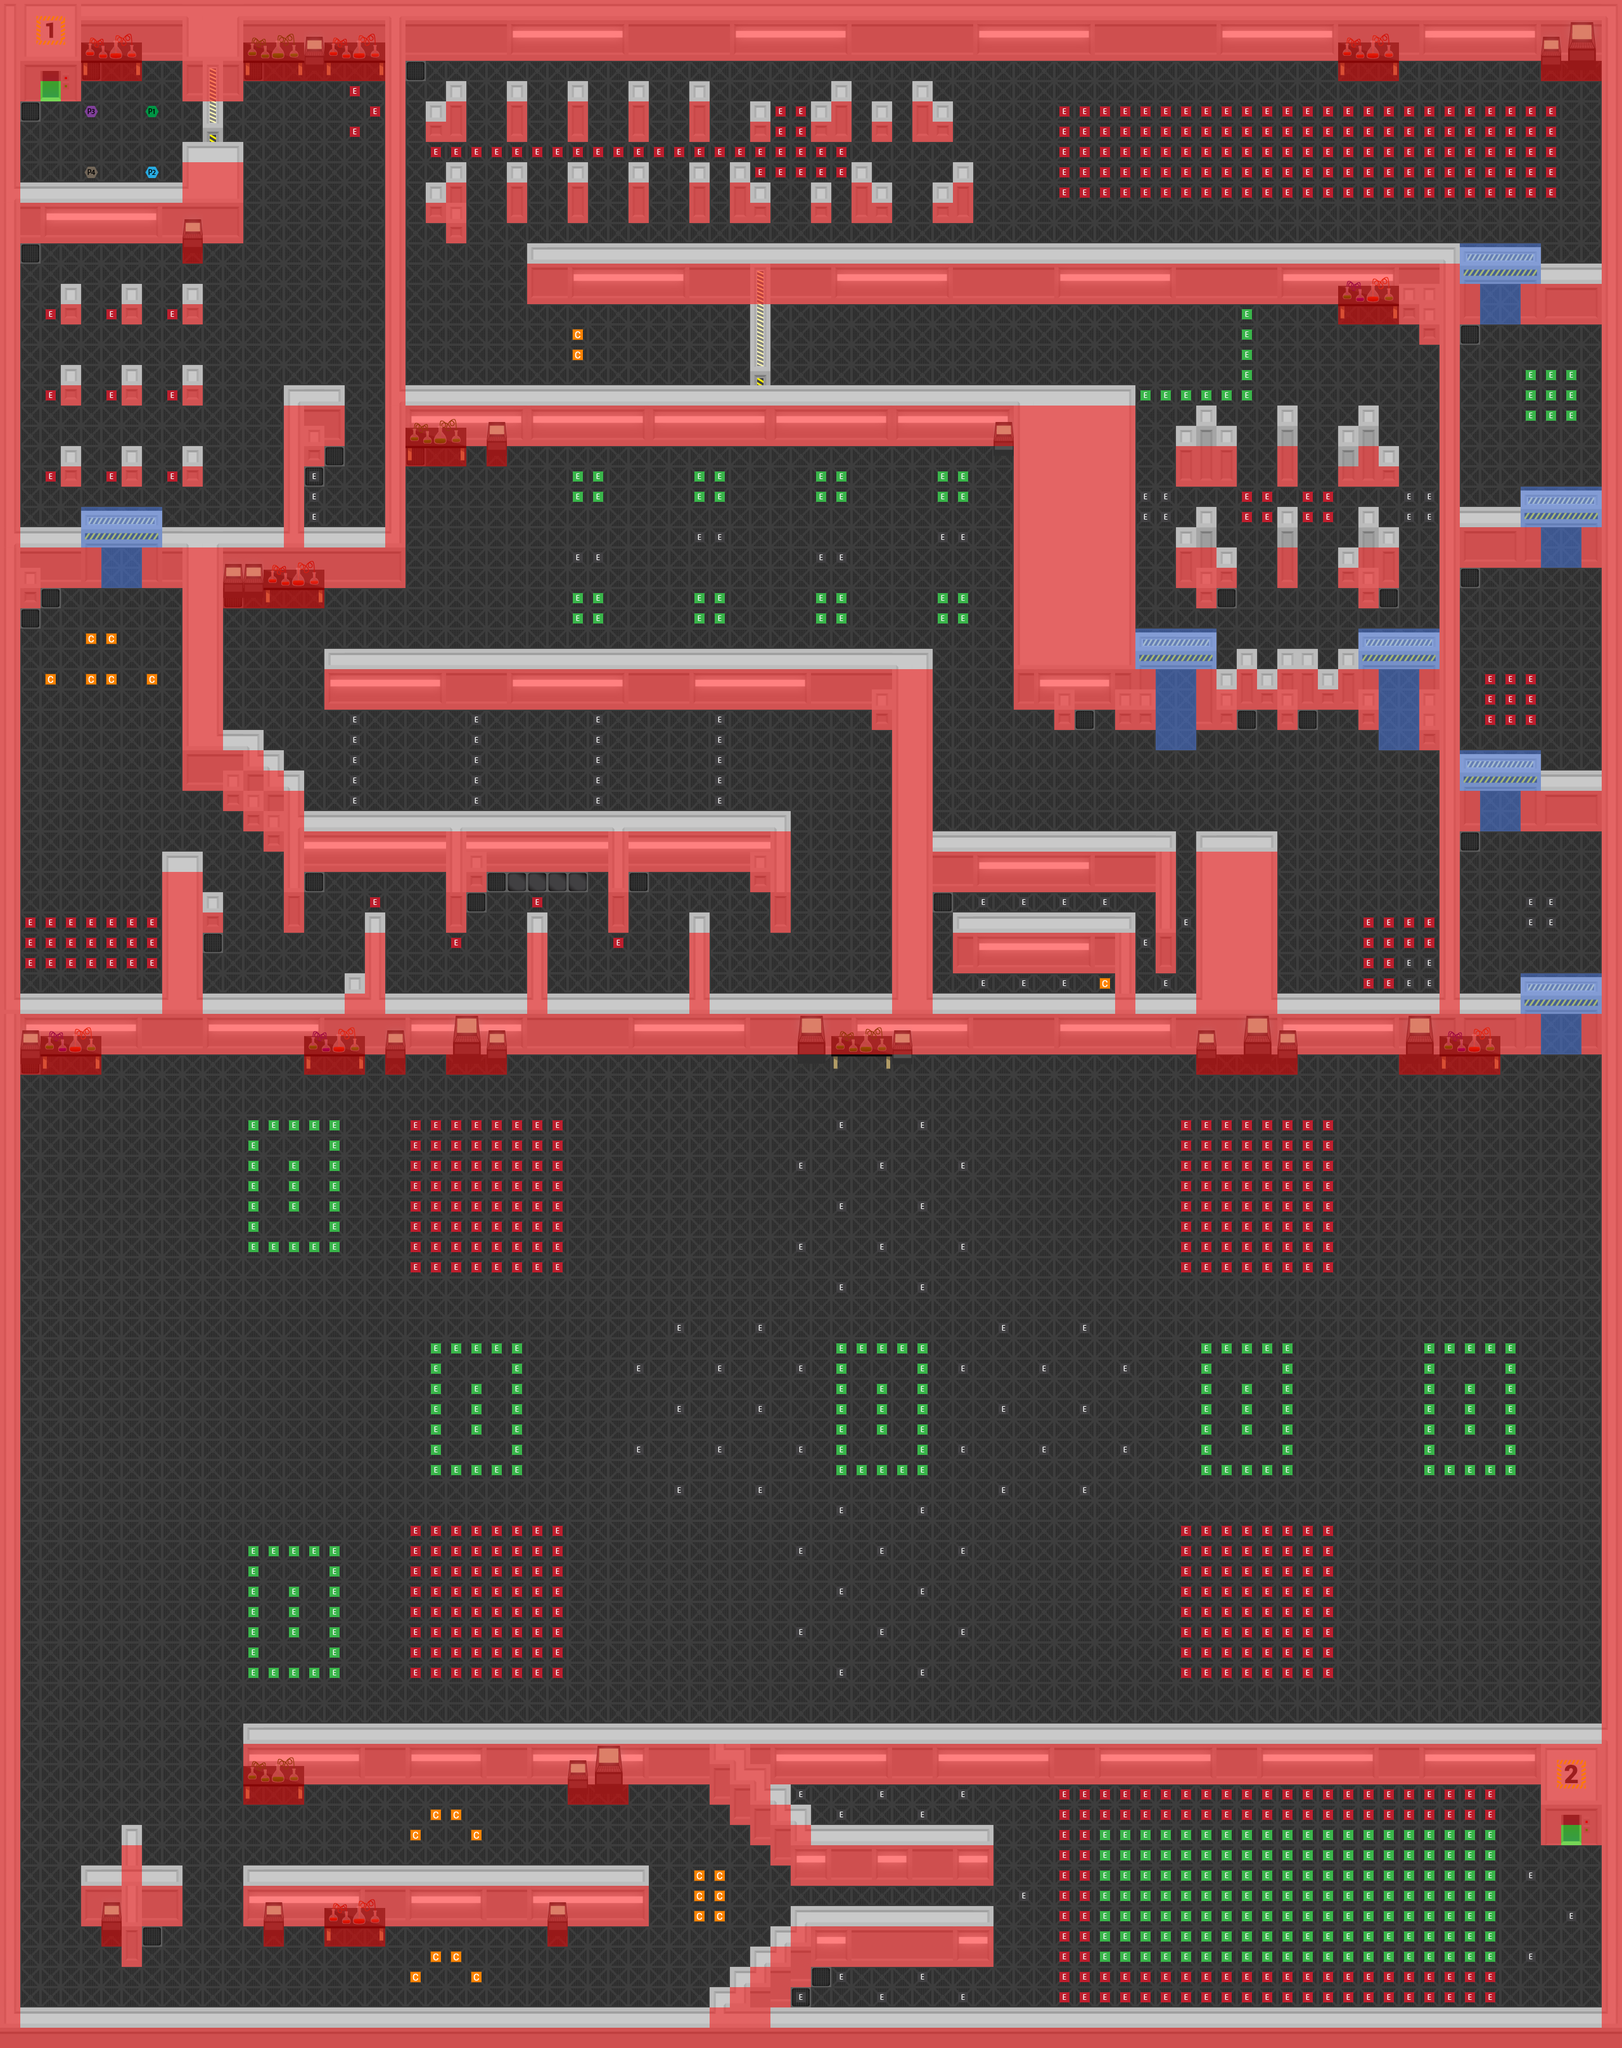

A 2D game scene composited from a Tiled map and its tileset images. What follows is a short description and the map's XML, with each tile layer's data collapsed to a summary:
An orthogonal 80x101 tile map with 32x32 px tiles, 7 tile layers (Floor, Walls, Shadow, props, ...), 4 tilesets and 2 objects (room-2, room-1).

<map version="1.0" orientation="orthogonal" renderorder="right-down" width="80" height="101" tilewidth="32" tileheight="32">
 <properties>
  <property name="music" value="music/Escape_From_the_Lab_BG_Music_Loop_Jasmine.mp3" />
 </properties>
 <tileset firstgid="1" name="terrain" tilewidth="32" tileheight="32">
  <image source="../tilesets/terrain.png" width="600" height="600" />
 </tileset>
 <tileset firstgid="325" name="meta" tilewidth="32" tileheight="32">
  <image source="../sprites/meta.png" width="192" height="128" />
  <tile id="0">
   <properties>
    <property name="spawn" value="player-1" />
   </properties>
  </tile>
  <tile id="1">
   <properties>
    <property name="spawn" value="player-2" />
   </properties>
  </tile>
  <tile id="2">
   <properties>
    <property name="spawn" value="player-3" />
   </properties>
  </tile>
  <tile id="3">
   <properties>
    <property name="spawn" value="player-4" />
   </properties>
  </tile>
  <tile id="4">
   <properties>
    <property name="spawn" value="spider" />
   </properties>
  </tile>
  <tile id="5">
   <properties>
    <property name="spawn" value="robot" />
   </properties>
  </tile>
  <tile id="6">
   <properties>
    <property name="spawn" value="spider" />
   </properties>
  </tile>
  <tile id="7">
   <properties>
    <property name="spawn" value="robot" />
   </properties>
  </tile>
  <tile id="8">
   <properties>
    <property name="spawn" value="slime" />
   </properties>
  </tile>
  <tile id="12">
   <properties>
    <property name="spawn" value="crate" />
   </properties>
  </tile>
 </tileset>
 <tileset firstgid="349" name="collisions" tilewidth="32" tileheight="32">
  <image source="../tilesets/collisions.png" width="128" height="128" />
  <tile id="4">
   <properties>
    <property name="collide" value="trigger" />
   </properties>
  </tile>
  <tile id="5">
   <properties>
    <property name="collide" value="solid" />
   </properties>
  </tile>
  <tile id="6">
   <properties>
    <property name="collide" value="solid" />
   </properties>
  </tile>
  <tile id="7">
   <properties>
    <property name="collide" value="exit" />
    <property name="next" value="maps/level-2.tmx" />
   </properties>
  </tile>
  <tile id="8">
   <properties>
    <property name="collide" value="trigger" />
   </properties>
  </tile>
  <tile id="9">
   <properties>
    <property name="collide" value="solid" />
   </properties>
  </tile>
  <tile id="10">
   <properties>
    <property name="collide" value="solid" />
   </properties>
  </tile>
  <tile id="11">
   <properties>
    <property name="collide" value="exit" />
    <property name="next" value="maps/level-3.tmx" />
   </properties>
  </tile>
 </tileset>
 <tileset firstgid="365" name="tilemap-set-peices-01" tilewidth="32" tileheight="32">
  <image source="../tilesets/tilemap-set-peices-01.png" width="600" height="600" />
 </tileset>
 <layer name="Floor" width="80" height="101">
  <data>[8080 cells, 8000 non-empty, 4 distinct tile ids]</data>
 </layer>
 <layer name="Walls" width="80" height="101">
  <data>[8080 cells, 2356 non-empty, 129 distinct tile ids]</data>
 </layer>
 <layer name="Shadow" width="80" height="101">
  <data>[8080 cells, 795 non-empty, 9 distinct tile ids]</data>
 </layer>
 <layer name="props" width="80" height="101">
  <data>[8080 cells, 204 non-empty, 36 distinct tile ids]</data>
 </layer>
 <layer name="Over" width="80" height="101">
  <data>[8080 cells, 582 non-empty, 28 distinct tile ids]</data>
 </layer>
 <layer name="Collisions" width="80" height="101">
  <data>[8080 cells, 1898 non-empty, 7 distinct tile ids]</data>
 </layer>
 <layer name="Meta" width="80" height="101">
  <data>[8080 cells, 1054 non-empty, 8 distinct tile ids]</data>
 </layer>
 <objectgroup name="Regions" visible="0">
  <object name="room-2" x="352" y="224">
   <polygon points="0,0 0,-128 32,-128 32,-192 256,-192 256,384 96,384 96,608 -320,608 -320,160 32,160 32,0 0,0" />
  </object>
  <object name="room-1" x="320" y="224">
   <polygon points="0,0 0,-128 -32,-128 -32,-192 -192,-192 -192,-64 -288,-64 -288,64 -32,64 -32,0 0,0" />
  </object>
 </objectgroup>
</map>